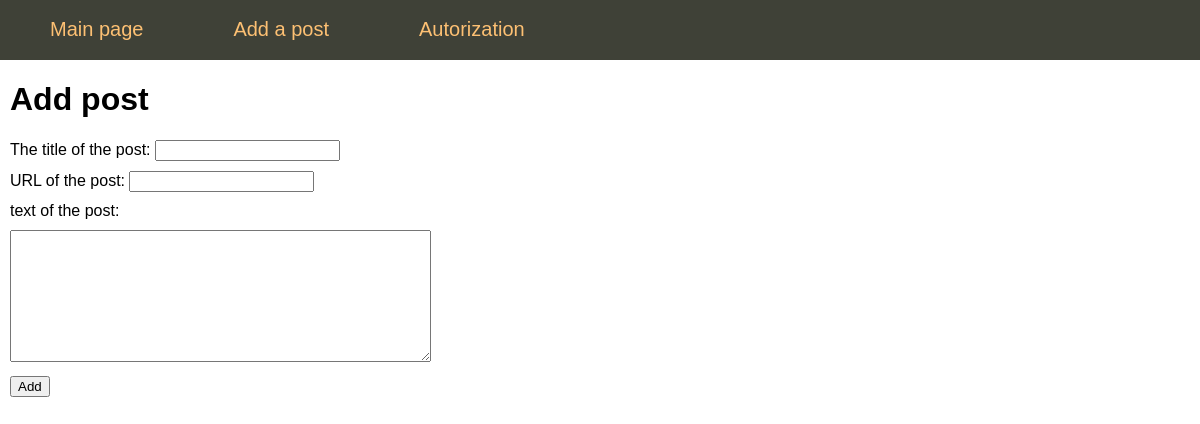
Page /add_post on the committed database.
### tables this page shows
CREATE TABLE mainmenu (
id integer PRIMARY KEY AUTOINCREMENT,
title text NOT NULL,
url text NOT NULL
);

### flsite.py (the view, shortened to what this page needs)
@app.route("/add_post", methods=["POST", "GET"])
def addPost():
    return render_template('addpost.html', menu=dbase.getMenu(), title="Add post")

### FDataBase.py (called while the page is built)
    def getMenu(self):
        sql = '''SELECT * FROM mainmenu'''
        try:
            self.__cur.execute(sql)
            res = self.__cur.fetchall()
            if res: return res
        except:
            print("Error reading from database")
        return []

### flsite.py (called while the page is built)
def connect_db():
    conn = sqlite3.connect(app.config['DATABASE'])
    conn.row_factory = sqlite3.Row
    return conn

def get_db():
    if not hasattr(g, 'link_db'):
        g.link_db = connect_db()
    return g.link_db

@app.before_request
def before_request():
    global dbase
    db = get_db()
    dbase = FDataBase(db)

### templates/addpost.html (shortened to what this page needs)
{% extends 'base.html' %}
{% block content %}
{{ super() }}
<form action="{{url_for('addPost')}}" method="post" class="form-contact">
<p><label>The title of the post: </label> <input type="text" name="name" value="" requied />
<p><label>URL of the post: </label> <input type="text" name="url" value="" requied />
<p><label>text of the post:</label>
<p><textarea name="post" rows=7 cols=40></textarea>
<p><input type="submit" value="Add" />
</form>
{% endblock %}

### templates/base.html (shortened to what this page needs)
<!DOCTYPE html>
<html lang="en">
<head>
<link type="text/css" href="{{ url_for('static', filename='css/styles.css')}}" rel="stylesheet" />
</head>
<body>
{% block content -%}
        {%- block mainmenu -%}
<ul class="mainmenu">
{% for p in menu %}
<li><a href="{{p.url}}">{{p.title}}</a></li>
{% endfor %}
</ul>
        {% endblock mainmenu -%}
<div class="content">
        {% if title -%}
<h1>{{title}}</h1>
        {% else -%}
<h1>About Flask</h1>
        {% endif -%}
{% endblock -%}
</div>
</body>
</html>

### static/css/styles.css (style rules this page uses)
html, body { font-family: 'Arial'; margin: 0; padding: 0; height: 100%; width: 100%; }
a { color: #0059b2; text-decoration: none; }
ul.mainmenu { list-style: none; background: #3F4137; height: 60px; margin: 0; padding: 0; color: #fdc073; font-size: 20px; overflow: hidden; }
ul.mainmenu li { float: left; margin: 18px 40px 0 50px; }
ul.mainmenu li a { color: #fdc073; text-decoration: none; }
div.content { margin: 10px; }
.form-contact label { display: inline-block; min-width: 80px; }
.form-contact p { margin: 10px 0 10px 0; }
.form-contact input [type=submit], textarea { font-size: 16px; }

### rows in the picture
mainmenu: title "Main page"
mainmenu: title "Add a post"
mainmenu: title "Autorization"

### other values in the picture
{{ title }} "Add post"
